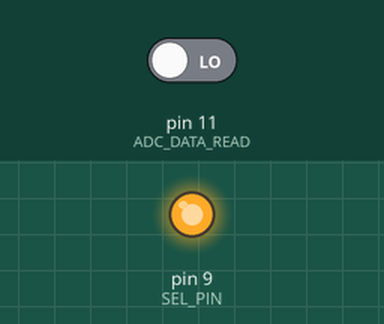
The sketch below on a simulated Arduino Uno, built with avr-gcc and run on an emulated ATmega328P. On the bench: output pins drawn as LEDs (lit = HIGH). Inputs (shaded band) come from the test bench; at power-on: pin 11 (ADC_DATA_READ) LOW. Pins used as bus, display or sensor lines are not drawn; what the sketch prints to the serial monitor is not drawn.

Above: at 0.1 s.
Timing chart, 0 to 1.6 s (numbered marks = the images above):
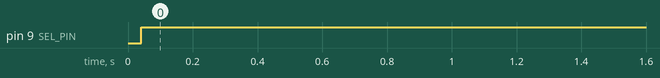

Measured:
- by itself, pin 9 (SEL_PIN): LOW → HIGH at 0.04 s

The sketch:

ADC0832.ino
```cpp
/*
Este código se realizo con la finalidad de poder evaluar el correcto funcionamiento del conversor ADC0832 y se basa en la siguiente lectura:
http://playground.arduino.cc/Code/MCP3208


Esquema para el ADC0832
Pinout:

                         ___
CS                 1 | u  | 8   VCC(VREF)
CHANNEL 0   2 |     | 7   CLK
CHANNEL 1   3 |     | 6   DO
GND              4 |___| 5   DI

    1    CS   ->  D9
    5    DI   ->  D10
    6    DO   ->  D11
    7    CLK  ->  D12
    4    GND  ->  GND
    8    VCC  ->  SUPPLY_VOLTAGE_5V

*/

#define SEL_PIN 9 //Pin de seleccion o chip select (CS)
#define COMMAND_DATA 10 // Pin de configuracion del ADC inicio, modo, seleccion de canal.
#define ADC_DATA_READ  11 //Salida de datos, conversion analoga a digital
#define SPI_CLOCK  12 //Reloj o Clock

int readvalue;
float v_channel;
//--------------------------------------------------
void setup(){

 //Configura el modo de los pines
 pinMode(SEL_PIN, OUTPUT);
 pinMode(COMMAND_DATA, OUTPUT);
 pinMode(ADC_DATA_READ, INPUT);
 pinMode(SPI_CLOCK, OUTPUT);

 //Desactiva el dispositivo para iniciar con los siguientes valores
 digitalWrite(SEL_PIN,HIGH);
 digitalWrite(COMMAND_DATA,LOW);
 digitalWrite(SPI_CLOCK,LOW);

 Serial.begin(9600);
}

//--------------------------------------------------
int read_adc(int channel){
  int adcvalue = 0;
  byte commandbits = B110000;
  commandbits|=((channel-1)<<3);

  digitalWrite(SEL_PIN,LOW); //Activa el dispositivo ADC
     //Prepara los bits que seran enviados al ADC
  for (int i=5; i>=3; i--){
    digitalWrite(COMMAND_DATA,commandbits&1<<i);
     //Ciclos de reloj
    digitalWrite(SPI_CLOCK,HIGH);
    digitalWrite(SPI_CLOCK,LOW);
  }

  digitalWrite(SPI_CLOCK,HIGH);    //Ignora dos bits nulos
  digitalWrite(SPI_CLOCK,LOW);
  digitalWrite(SPI_CLOCK,HIGH);
  digitalWrite(SPI_CLOCK,LOW);

    //Lee los bits entregados por el ADC
  for (int i=7; i>=0; i--){
    adcvalue+=digitalRead(ADC_DATA_READ)<<i;
    //Ciclos de reloj
    digitalWrite(SPI_CLOCK,HIGH);
    digitalWrite(SPI_CLOCK,LOW);
  }
  digitalWrite(SEL_PIN, HIGH); //Apaga el dispositivo ADC
  return adcvalue;
}
//--------------------------------------------------
void loop() {
 readvalue = read_adc(1);
 v_channel=readvalue*(5.0 / 255.0);
  Serial.print("CANAL 0 ");
  Serial.print(readvalue,BIN); //DEC para decimal
  Serial.print(" voltaje ");
  Serial.print(v_channel,3);
  Serial.print("\n\n");

 readvalue = read_adc(2);
 v_channel=readvalue*(5.0 / 255.0);
  Serial.print("CANAL 1 ");
  Serial.print(readvalue,BIN);
  Serial.print(" voltaje ");
  Serial.print(v_channel,5);

  Serial.print("\n\n");
  delay(1000);
}
```
